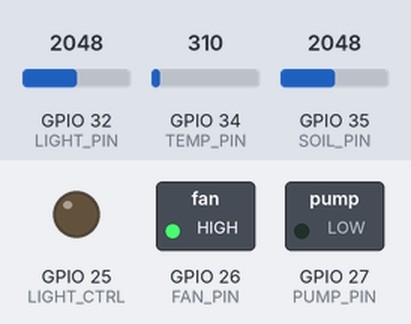
The sketch below on a simulated ESP32. Parts: switched loads named in the sketch (green lamp = pin HIGH), output pins drawn as LEDs (lit = HIGH). The inputs (shaded band) are chosen by the test bench; at power-on: GPIO 35 (SOIL_PIN) = 2048, GPIO 34 (TEMP_PIN) = 310, GPIO 32 (LIGHT_PIN) = 2048. WiFi joins after 1.5 s; servers stay silent unless stated; uploads are accepted with an empty reply.

Above: at 2.7 s.
2.8 s: GPIO 35 (SOIL_PIN) set to 1943
At 4.4 s:
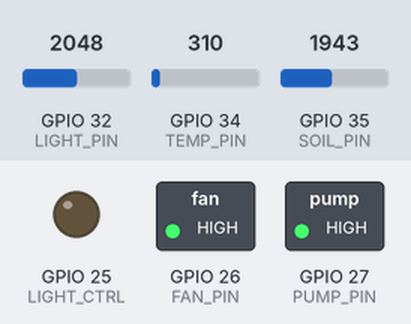
5.7 s: GPIO 34 (TEMP_PIN) set to 284
At 7.3 s:
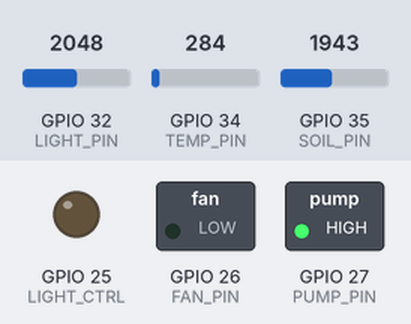
8.6 s: GPIO 32 (LIGHT_PIN) set to 1041
11.5 s: GPIO 32 (LIGHT_PIN) set to 952
At 13.6 s:
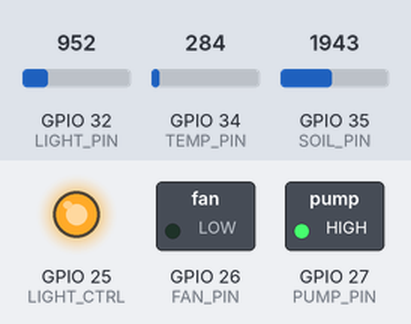
14.4 s: GPIO 34 (TEMP_PIN) set to 372
At 15.3 s:
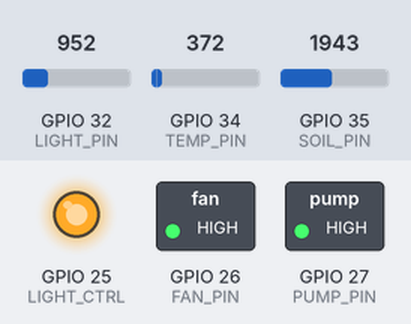
17.3 s: GPIO 35 (SOIL_PIN) set to 2040
At 19.9 s:
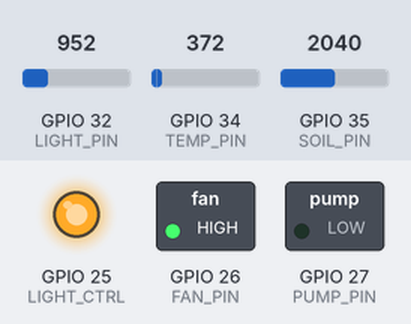
Timing chart, 0 to 21.4 s (numbered marks = the images above; inputs shaded):
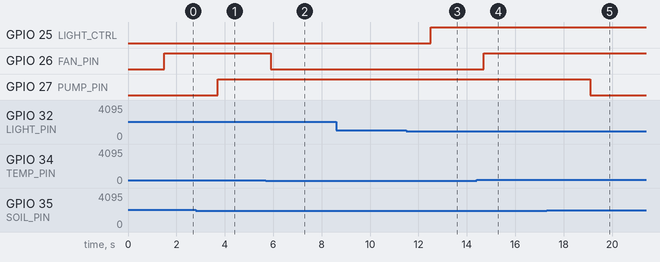

The sketch:

greenhouse.ino
```cpp
#include <WiFi.h>
#include <HTTPClient.h>

const char* ssid = "WIFI";
const char* password = "PASSWORD";

const char* server = "http://PC_IP:5000/update";

#define TEMP_PIN 34
#define SOIL_PIN 35
#define LIGHT_PIN 32

#define FAN_PIN 26
#define PUMP_PIN 27
#define LIGHT_CTRL 25

float temperature;
int soil;
int lightVal;

void setup() {
  Serial.begin(115200);

  pinMode(FAN_PIN, OUTPUT);
  pinMode(PUMP_PIN, OUTPUT);
  pinMode(LIGHT_CTRL, OUTPUT);

  WiFi.begin(ssid, password);

  while (WiFi.status() != WL_CONNECTED) {
    delay(500);
  }
}

void loop() {
  temperature = analogRead(TEMP_PIN) * 0.1;
  soil = analogRead(SOIL_PIN);
  lightVal = analogRead(LIGHT_PIN);

  if (temperature > 30) digitalWrite(FAN_PIN, HIGH);
  else digitalWrite(FAN_PIN, LOW);

  if (soil < 2000) digitalWrite(PUMP_PIN, HIGH);
  else digitalWrite(PUMP_PIN, LOW);

  if (lightVal < 1000) digitalWrite(LIGHT_CTRL, HIGH);
  else digitalWrite(LIGHT_CTRL, LOW);

  if (WiFi.status() == WL_CONNECTED) {
    HTTPClient http;

    String url = String(server) +
      "?temp=" + temperature +
      "&soil=" + soil +
      "&light=" + lightVal;

    http.begin(url);
    http.GET();
    http.end();
  }

  delay(2000);
}
```

Measured:
- the behaviour switches between 2000 and 1999 on GPIO 35 (SOIL_PIN) (found by bisection; images 0 and 1)
- the behaviour switches between 301 and 300 on GPIO 34 (TEMP_PIN) (found by bisection; images 1 and 2)
- the behaviour switches between 1000 and 999 on GPIO 32 (LIGHT_PIN) (found by bisection; images 2 and 3)
- after the input at 2.8 s, GPIO 27 (PUMP_PIN): LOW → HIGH after 0.90 s
- after the input at 5.7 s, GPIO 26 (FAN_PIN): HIGH → LOW after 0.20 s
- after the input at 8.6 s, every drawn part: stays the same
- after the input at 11.5 s, GPIO 25 (LIGHT_CTRL): LOW → HIGH after 1.0 s
- after the input at 14.4 s, GPIO 26 (FAN_PIN): LOW → HIGH after 0.31 s
- after the input at 17.3 s, GPIO 27 (PUMP_PIN): HIGH → LOW after 1.8 s
